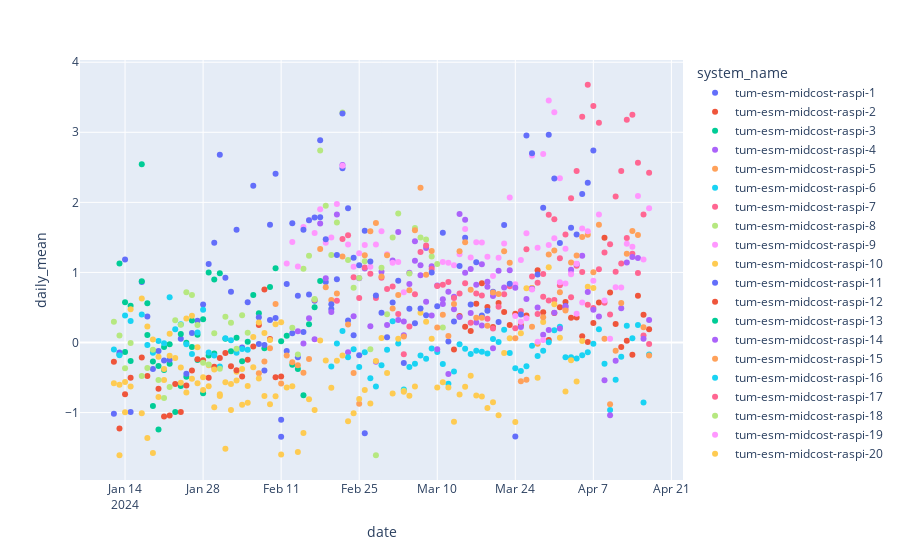
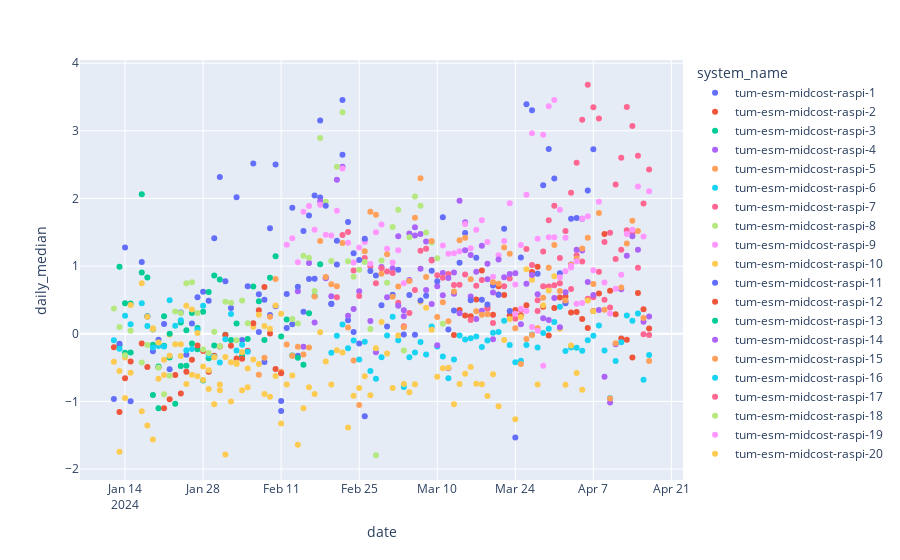

The notebook cell these images were saved under, in order:
### Code cell
df_daily_mean = df.sort("datetime") \
    .with_columns(pl.col("datetime").dt.date().alias("date")) \
    .group_by(["date", "system_name", "system_id"]) \
    .agg([
        (pl.col("diff").mean()).alias("daily_mean"),
        (pl.col("diff").median()).alias("daily_median")
        ]) \
    .sort("system_id")
    
fig = px.scatter(df_daily_mean, x="date", y="daily_mean", color = "system_name")
fig.show()
fig = px.scatter(df_daily_mean, x="date", y="daily_median", color = "system_name")
fig.show()
